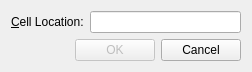
<?xml version="1.0" encoding="UTF-8"?>
<ui version="4.0">
 <class>goToCellDialog</class>
 <widget class="QWidget" name="goToCellDialog">
  <property name="geometry">
   <rect>
    <x>0</x>
    <y>0</y>
    <width>252</width>
    <height>66</height>
   </rect>
  </property>
  <property name="windowTitle">
   <string>Go To Cell</string>
  </property>
  <layout class="QVBoxLayout" name="verticalLayout">
   <item>
    <layout class="QHBoxLayout" name="horizontalLayout">
     <item>
      <widget class="QLabel" name="label">
       <property name="text">
        <string>&amp;Cell Location:</string>
       </property>
       <property name="buddy">
        <cstring>lineEdit</cstring>
       </property>
      </widget>
     </item>
     <item>
      <widget class="QLineEdit" name="lineEdit"/>
     </item>
    </layout>
   </item>
   <item>
    <layout class="QHBoxLayout" name="horizontalLayout_2">
     <item>
      <spacer name="horizontalSpacer">
       <property name="orientation">
        <enum>Qt::Horizontal</enum>
       </property>
       <property name="sizeHint" stdset="0">
        <size>
         <width>40</width>
         <height>20</height>
        </size>
       </property>
      </spacer>
     </item>
     <item>
      <widget class="QPushButton" name="okButton">
       <property name="enabled">
        <bool>false</bool>
       </property>
       <property name="text">
        <string>OK</string>
       </property>
       <property name="default">
        <bool>true</bool>
       </property>
      </widget>
     </item>
     <item>
      <widget class="QPushButton" name="cancelButton">
       <property name="text">
        <string>Cancel</string>
       </property>
      </widget>
     </item>
    </layout>
   </item>
  </layout>
 </widget>
 <tabstops>
  <tabstop>lineEdit</tabstop>
  <tabstop>okButton</tabstop>
  <tabstop>cancelButton</tabstop>
 </tabstops>
 <resources/>
 <connections/>
</ui>
